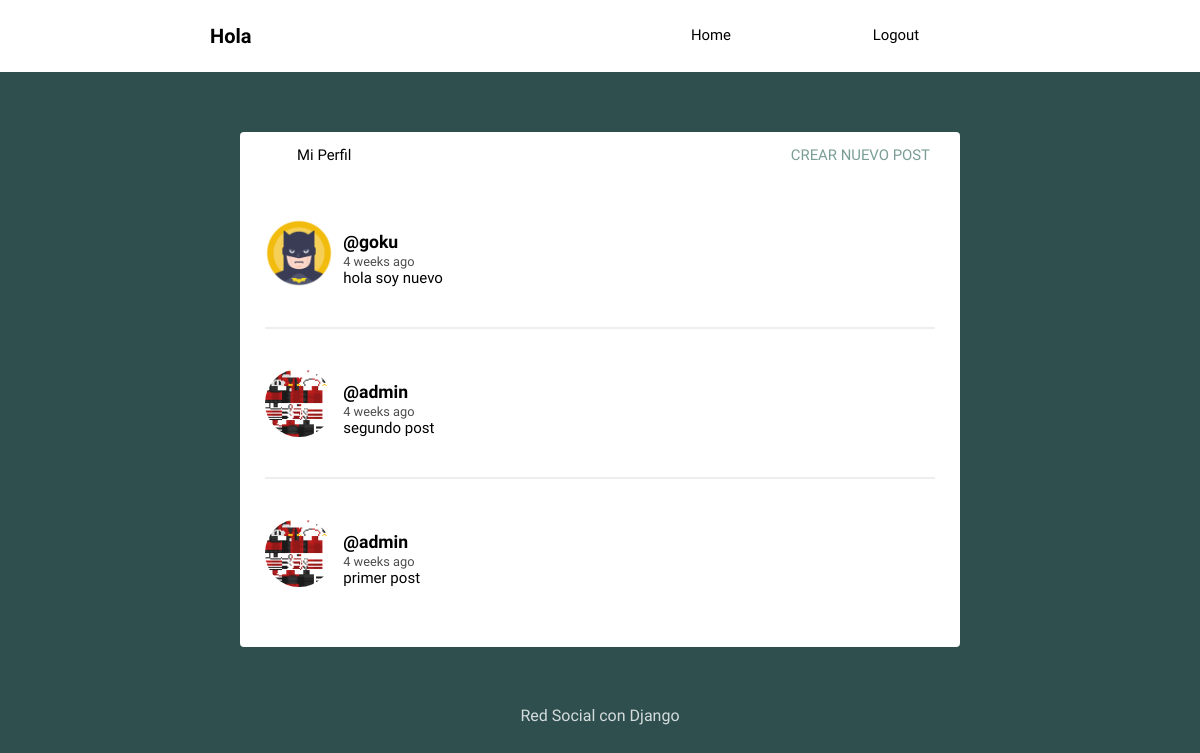
Screenshot of / (signed in) with the database file from the repository.
### social/models.py (models this page shows, shortened)
class Post(models.Model):
    user = models.ForeignKey(User, on_delete=CASCADE, related_name="posts")
    timestamp = models.DateTimeField(auto_now_add=True)
    content = models.TextField(blank=True, null=True)
    class Meta:
        ordering = ['-timestamp']

class Profile(models.Model):
    user = models.OneToOneField(User,on_delete=CASCADE)
    image = models.ImageField(default='batman.png', upload_to='profile_pics')

### social/views.py (the view)
# urls.py: path("", views.feed, name="feed"),
def feed(request):
    posts = Post.objects.all()
    ctx = {'posts':posts}
    return render(request, 'social/feed.html', ctx)

### social/templates/social/feed.html (shortened to what this page needs)
{% extends 'social/layout.html' %}
{% load humanize %}
{% block content %}
{% for post in posts %}
<article>
    <div class="container-article">
        <img src="{{post.user.profile.image.url}}">
        <div>
            <h2 class="username"><a href="#">@{{post.user.username}}</a></h2>
            <time data-time="#">{{post.timestamp|naturaltime}}</time>
            <div class="post">{{post.content}}</div>
        </div>
    </div>
</article>
{% endfor %}
{% endblock %}

### media/static/style.css (style rules this page uses)
body { background: #2F4F4F; font-size: 62.5%; font-family: 'Varela Round', Helvetica, Arial, serif; }
img { object-fit: cover; }
a { font-size: .93rem; text-decoration: none; color: black; }
article { width: 93%; margin: auto; padding: 40px 0; border-bottom: 2px solid #ECEEEF; }
.username { margin-bottom: .2rem; }
.username a { font-size: 1.1rem; }
.container-article { display: flex; }
.container-article img { height: 68px; width: 68px; margin-right: 10px; border-radius: 50%; }
article:last-child { border-bottom: 0; }
time { font-size: .8rem; opacity: .7; }
.post { font-size: .94rem; }

### rows the page displays
Post: user.profile.image (picture), user.username "goku", timestamp "4 weeks ago", content "hola soy nuevo"
Post: user.profile.image (picture), user.username "admin", timestamp "4 weeks ago", content "segundo post"
Post: user.profile.image (picture), user.username "admin", timestamp "4 weeks ago", content "primer post"
